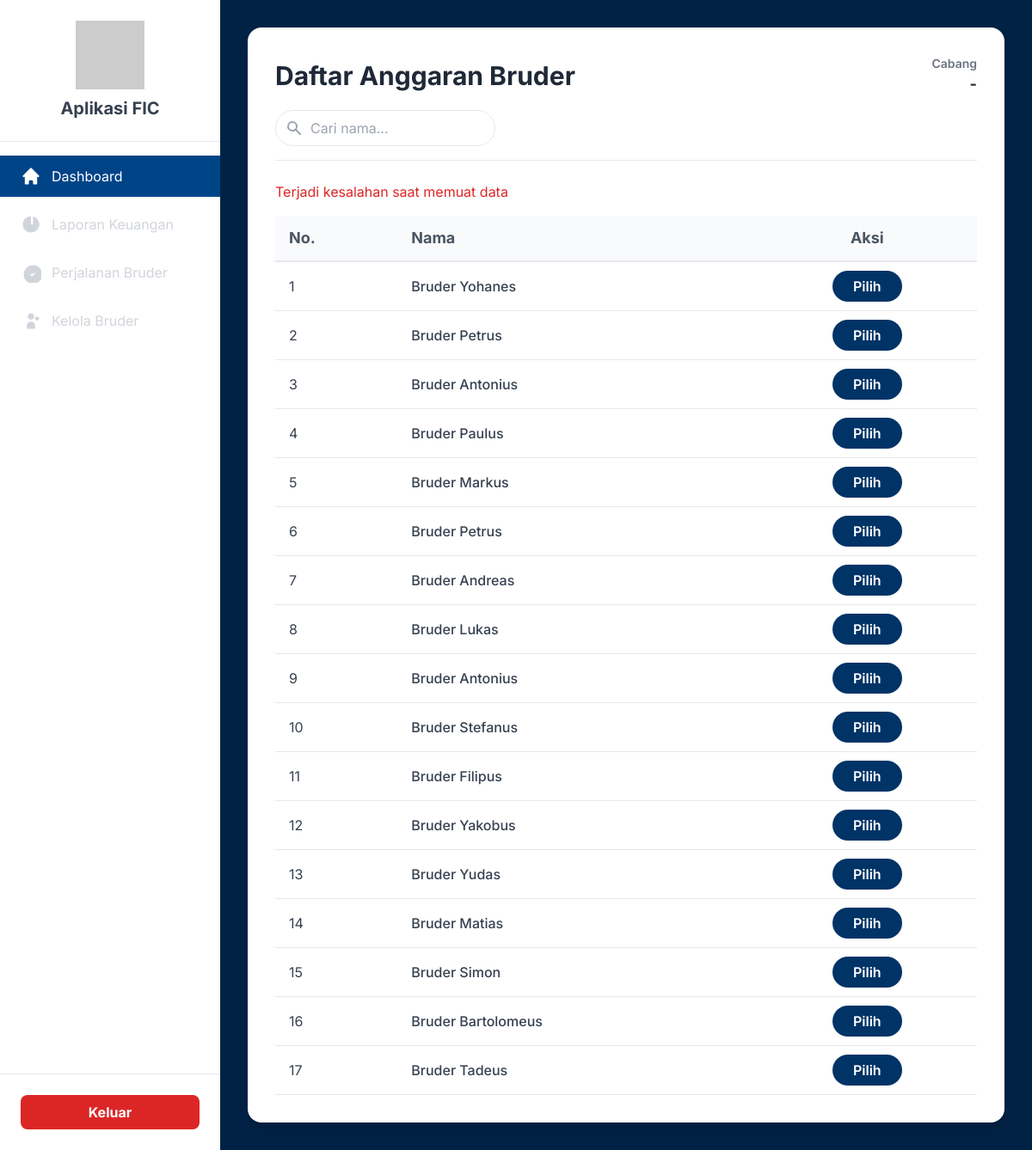
Page /laporan.php (signed in) on the committed database.
### tables this page shows
CREATE TABLE `bruder` (
  `id_bruder` int(11) NOT NULL,
  `nama_bruder` varchar(100) NOT NULL,
  `email` varchar(100) NOT NULL,
  `password` varchar(255) NOT NULL COMMENT 'Simpan dalam bentuk hash',
  `status` enum('admin','bruder') NOT NULL DEFAULT 'bruder',
  `id_komunitas` int(11) DEFAULT NULL,
  `ttl_bruder` date DEFAULT NULL,
  `alamat_bruder` text DEFAULT NULL,
  `gambar_bruder` varchar(255) DEFAULT NULL,
  `thn_msk_pst` year(4) DEFAULT NULL,
  `riwayat_tugas` text DEFAULT NULL,
  `id_cabang` int(11) NOT NULL DEFAULT 1
);

### laporan.php (the view, shortened to what this page needs)
<?php
$db_host = 'localhost';
$db_user = 'root';
$db_pass = '';
$db_name = 'db_fic_bruderan';
$conn = new mysqli($db_host, $db_user, $db_pass, $db_name);
$sql = "SELECT id_bruder, nama_bruder FROM bruder";
$result_bruder = $conn->query($sql);
?>
<!DOCTYPE html>
<html lang="id">
<head>
    <script src="https://cdn.tailwindcss.com"></script>
</head>
<body class="bg-gray-100">
    <div class="flex h-screen">
        <aside class="w-64 bg-white shadow-lg flex flex-col">
            <div class="p-6 text-center border-b">
                <img src="https://placehold.co/100x100/003366/FFFFFF?text=FIC" alt="Logo FIC" class="w-20 h-20 mx-auto mb-2">
                <h2 class="text-xl font-bold text-gray-700">Aplikasi FIC</h2>
            </div>
           <nav class="flex-grow pt-4 space-y-2">
                <a href="dashboard.php" class="sidebar-link active flex items-center px-6 py-3 text-white bg-[#004488] transition">
                    <svg class="w-6 h-6 mr-3" fill="currentColor" viewBox="0 0 20 20" xmlns="http://www.w3.org/2000/svg"><path d="M10.707 2.293a1 1 0 00-1.414 0l-7 7a1 1 0 001.414 1.414L4 10.414V17a1 1 0 001 1h2a1 1 0 001-1v-2a1 1 0 011-1h2a1 1 0 011 1v2a1 1 0 001 1h2a1 1 0 001-1v-6.586l.293.293a1 1 0 001.414-1.414l-7-7z"></path></svg>
                    Dashboard
                </a>
                <a href="laporan.php" class="flex items-center px-6 py-3 text-gray-300 hover:bg-[#004488] hover:text-white transition">
                    <svg class="w-6 h-6 mr-3" fill="currentColor" viewBox="0 0 20 20" xmlns="http://www.w3.org/2000/svg"><path d="M2 10a8 8 0 018-8v8h8a8 8 0 11-16 0z"></path><path d="M12 2.252A8.014 8.014 0 0117.748 12H12V2.252z"></path></svg>
                    Laporan Keuangan
                </a>
                <a href="perjalanan_bruder.php" class="flex items-center px-6 py-3 text-gray-300 hover:bg-[#004488] hover:text-white transition">
                    <svg class="w-6 h-6 mr-3" fill="currentColor" viewBox="0 0 20 20" xmlns="http://www.w3.org/2000/svg"><path d="M9 12l2 2 4-4m6 2a9 9 0 11-18 0 9 9 0 0118 0z"></path></svg>
                    Perjalanan Bruder
                </a>
                <a href="bruder_management.php" class="flex items-center px-6 py-3 text-gray-300 hover:bg-[#004488] hover:text-white transition">
                    <svg class="w-6 h-6 mr-3" fill="currentColor" viewBox="0 0 20 20" xmlns="http://www.w3.org/2000/svg"><path d="M13 6a3 3 0 11-6 0 3 3 0 016 0zM18 8a2 2 0 11-4 0 2 2 0 014 0zM14 15a4 4 0 00-8 0v3h8v-3z"></path></svg>
                    Kelola Bruder
                </a>
            </nav>
            <div class="p-6 border-t">
                <a href="laporan.php?action=logout" class="w-full text-center bg-red-600 text-white font-bold py-2 px-4 rounded-lg hover:bg-red-700 transition duration-300 ease-in-out block">
                    Keluar
                </a>
            </div>
        </aside>
        <main class="flex-1 bg-[#002244] p-8">
            <div class="bg-white rounded-2xl shadow-lg p-8 h-full overflow-y-auto">
                <div class="border-b pb-4 mb-6">
                    <div class="flex justify-between items-center mb-4">
                        <h1 class="text-3xl font-bold text-gray-800">Daftar Anggaran Bruder</h1>
                        <div class="text-right">
                            <p class="text-sm font-semibold text-gray-500">Cabang</p>
                            <p class="text-lg font-bold text-gray-800"><?php echo htmlspecialchars($_SESSION['kode_cabang'] . ' - ' . $_SESSION['nama_cabang']); ?></p>
                        </div>
                    </div>
                    <div class="relative">
                        <input type="text" id="searchInput" placeholder="Cari nama..." class="border rounded-full py-2 px-4 pl-10 w-64 focus:outline-none focus:ring-2 focus:ring-[#003366]">
                    </div>
                </div>
                <div id="searchMessage" class="mb-4 text-gray-600 hidden"></div>
                <div class="w-full">
                    <table class="w-full text-left">
                        <thead>
                            <tr class="border-b-2 border-gray-200 bg-gray-50">
                                <th class="py-3 px-4 font-bold text-lg text-gray-600">No.</th>
                                <th class="py-3 px-4 font-bold text-lg text-gray-600">Nama</th>
                                <th class="py-3 px-4 font-bold text-lg text-gray-600 text-center">Aksi</th>
                            </tr>
                        </thead>
                        <tbody>
                            <?php if ($result_bruder && $result_bruder->num_rows > 0): ?>
                                <?php $nomor = 1; ?>
                                <?php while($row = $result_bruder->fetch_assoc()): ?>
                                <tr class="border-b border-gray-200 hover:bg-gray-50">
                                    <td class="py-4 px-4 text-gray-700"><?php echo $nomor++; ?></td>
                                    <td class="py-4 px-4 text-gray-700 font-medium"><?php echo htmlspecialchars($row['nama_bruder']); ?></td>
                                    <td class="py-4 px-4 text-center">
                                        <a href="anggaran.php?id=<?php echo $row['id_bruder']; ?>" class="bg-[#003366] text-white font-semibold py-2 px-6 rounded-full hover:bg-[#004488] transition">
                                            Pilih
                                        </a>
                                    </td>
                                </tr>
                                <?php endwhile; ?>
                            <?php endif; ?>
                        </tbody>
                    </table>
                </div>
            </div>
        </main>
    </div>
</body>
</html>

### laporan.php (style rules this page uses)
body { font-family: 'Inter', sans-serif; }
.sidebar-link.active { background-color: #004488; color: white; }

### rows in the picture
bruder: nama_bruder "Bruder Yohanes"
bruder: nama_bruder "Bruder Petrus"
bruder: nama_bruder "Bruder Antonius"
bruder: nama_bruder "Bruder Paulus"
bruder: nama_bruder "Bruder Markus"
bruder: nama_bruder "Bruder Petrus"
bruder: nama_bruder "Bruder Andreas"
bruder: nama_bruder "Bruder Lukas"
bruder: nama_bruder "Bruder Antonius"
bruder: nama_bruder "Bruder Stefanus"
bruder: nama_bruder "Bruder Filipus"
bruder: nama_bruder "Bruder Yakobus"
bruder: nama_bruder "Bruder Yudas"
bruder: nama_bruder "Bruder Matias"
bruder: nama_bruder "Bruder Simon"
bruder: nama_bruder "Bruder Bartolomeus"
bruder: nama_bruder "Bruder Tadeus"

### other values in the picture
$_SESSION['kode_cabang'] . ' - ' . $_SESSION['nama_cabang'] "-"
